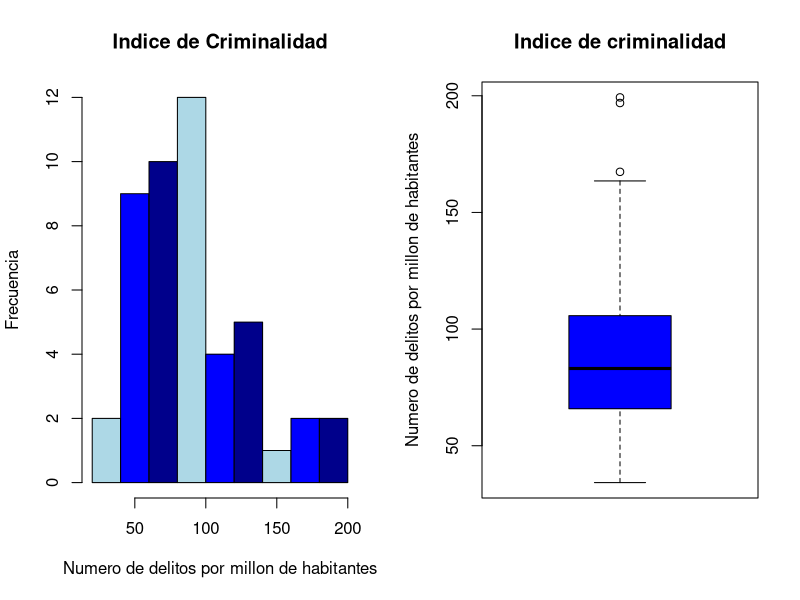
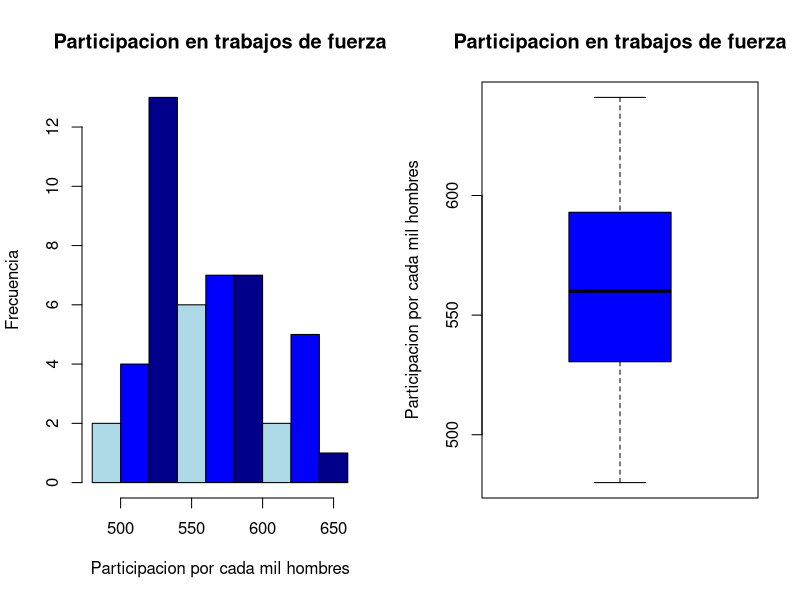
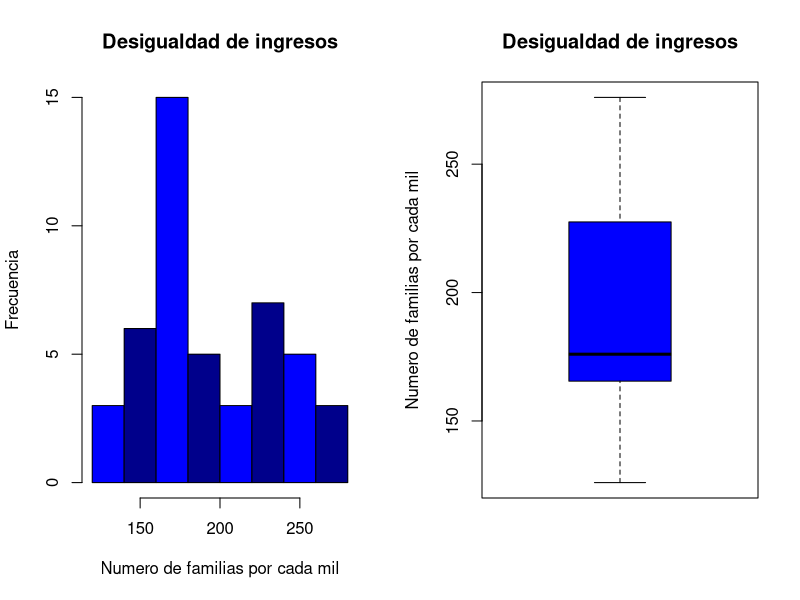
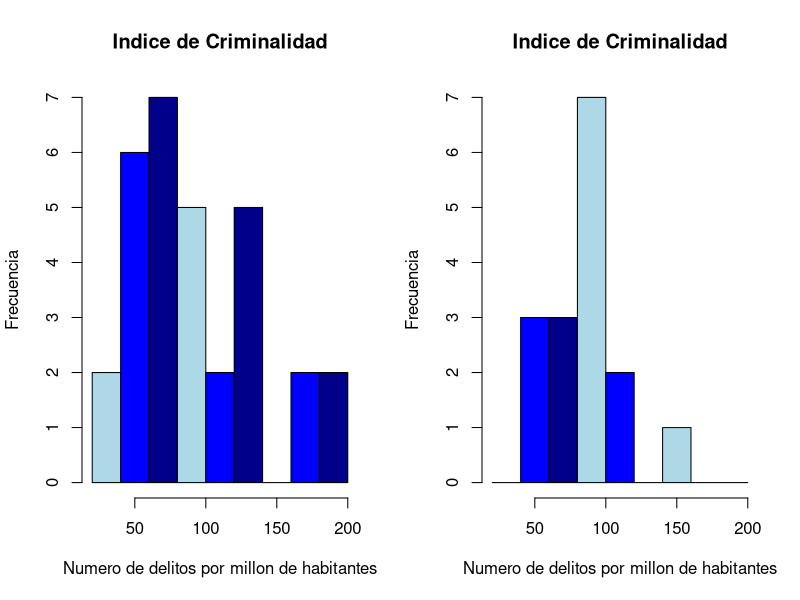
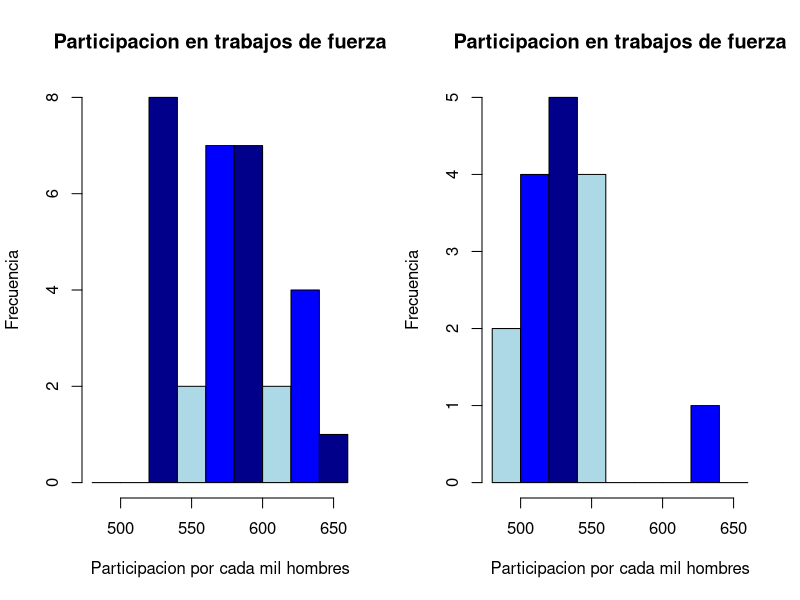
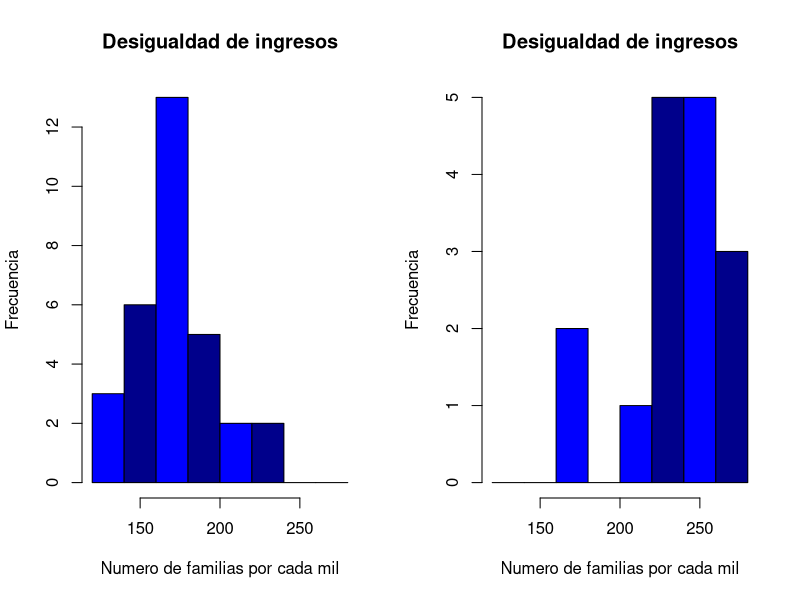
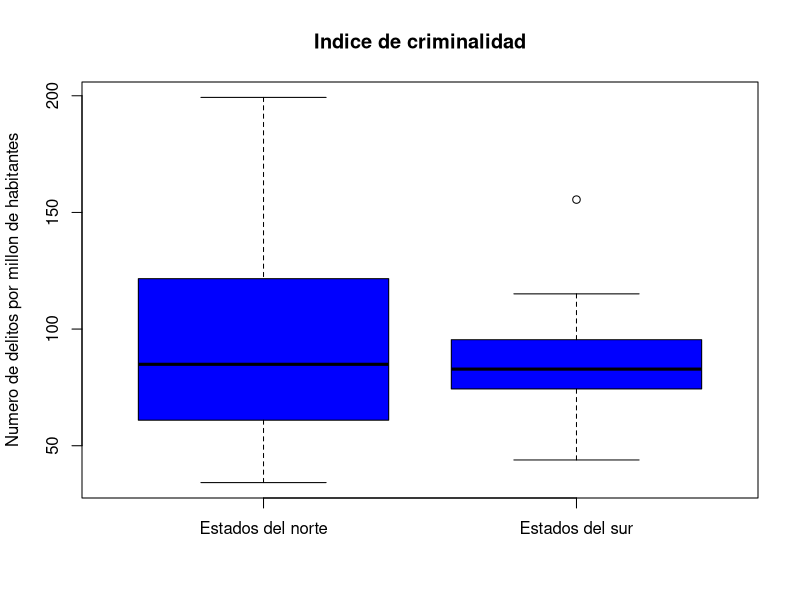
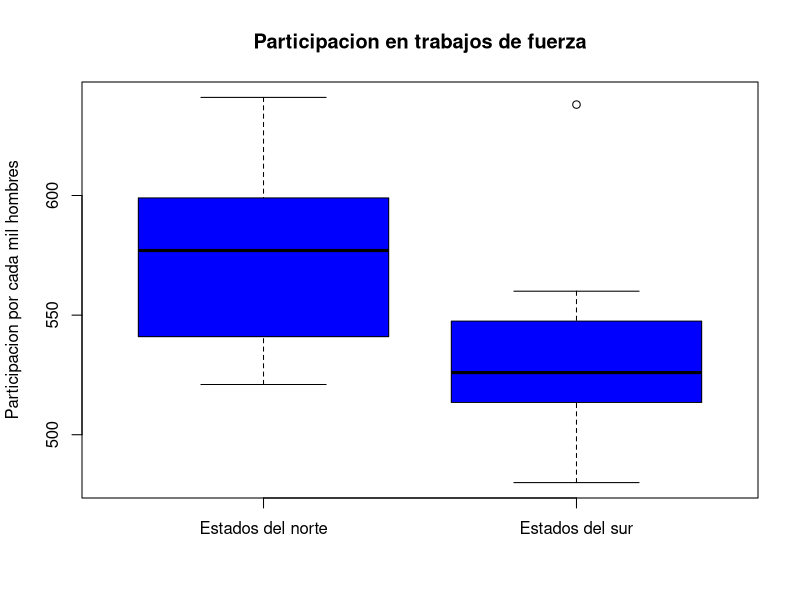

The R source for these figures, in order:
# Laboratorio 1
# Estadistica Para Ingenieros
# Francisco Sucre 10-10717
# José Cipagauta 05-38040

#Primero, se necesitan los datos, attach para facil acceso despues.
data = read.table("IndiceCrim.dat", header = T)
attach(data)

#1

#R = Indice de criminalidad, numero de delitos conocidos por la policia por cada millon de habitantes.
summary(R) #Del summary obtenenos min, max, cuartiles, mediana, media
var(R) #Varianza
sd(R) #Desviacion estandar
range(R) #Rango
IQR(R) #Rango intercuartil

# Analisis: Con estos datos podemos ver en primer lugar que el indice de criminalidad
# es muy variante entre los estados, teniendo en cuenta que el maximo es 199, que la
# desviacion estandar sea 38 (casi un quarto del valor) indica que los valores estan
# muy dispersos. Si vemos ìel resto de las medidas podemos ver que 
# que los datos estan distribuidos de una manera relativamente uniforme, aunque si vemos
# el 3er cuartil podemos ver que el aumento es mayor despues de 105 hasta llegar en 190,
# Asi que podemos ver un diferencia notable en estos estados, una diferencia que si es
# causada por datos errados entonces afecta de manera grave al resto de las medidas.

#LF = Proporcion en participacion en trabajos de fuerza por cada mil hombres con edad 14-24.
summary(LF)
var(LF)
sd(LF)
range(LF)
IQR(LF)

# Analisis: En este caso podemos ver que los datos no se encuentran tan dispersos, ya que
# la desviacion estandar es mas pequeña en comparacion al maximo de los datos, los datos tambien
# tienen una distribucion relativamente uniforme, en el 75% de los estados no se llega a una 
# proporsicion de 600

#X = Desigualdad en ingresos, el numero de familias por mil que ganan por debajo de la mitad de la mediana de ingresos.
summary(X)
var(X)
sd(X)
range(X)
IQR(X)

# Analisis: Podemos ver que los datos no andan muy disperos ya que la desviacion
# estandar no se encuentra en una proporsicion tan eleveada comparada con el rango
# de los valores, tambien podemos ver que la mediana es algo distinta pero no es tanta la
# diferencia, podemos ver tambien que hay una distribucion relativamente uniforme en los datos,
# estando el 25% de las muestras por encima de 230 y 25% por debajo de 165

#2

#Mostrando dos graficos, histograma y boxplot de cada variable
#Considerando mostrar los datos etiquetados y coloreados para facil lectura
par(mfrow = c(1,2))
hist(R, main = "Indice de Criminalidad", xlab = "Numero de delitos por millon de habitantes", ylab = "Frecuencia", col = c("lightblue","blue","darkblue"))
boxplot(R, main = "Indice de criminalidad", ylab = "Numero de delitos por millon de habitantes", col = c("blue"))

hist(LF, main = "Participacion en trabajos de fuerza", xlab = "Participacion por cada mil hombres", ylab = "Frecuencia", col = c("lightblue","blue","darkblue"))
boxplot(LF, main = "Participacion en trabajos de fuerza", ylab = "Participacion por cada mil hombres", col = c("blue"))

hist(X, main = "Desigualdad de ingresos", xlab = "Numero de familias por cada mil", ylab = "Frecuencia", col = c("blue","darkblue"))
boxplot(X, main = "Desigualdad de ingresos", ylab = "Numero de familias por cada mil", col = c("blue"))

#3

#Mostrando ambos graficos lado a lado para facil comparacion
#Creando los breakpoints para el histograma, se necesitan los mismos para poder ser comparables
breakpoints <- c(20,40,60,80,100,120,140,160,180,200)
hist(R[S==0], breaks = breakpoints, main = "Indice de Criminalidad", xlab = "Numero de delitos por millon de habitantes", ylab = "Frecuencia", col = c("lightblue","blue","darkblue"))
hist(R[S==1], breaks = breakpoints, main = "Indice de Criminalidad", xlab = "Numero de delitos por millon de habitantes", ylab = "Frecuencia", col = c("lightblue","blue","darkblue"))

#Nuevos breakpoints para nuevos datos
breakpoints <- c(480,500,520,540,560,580,600,620,640,660)
hist(LF[S==0], breaks = breakpoints, main = "Participacion en trabajos de fuerza", xlab = "Participacion por cada mil hombres", ylab = "Frecuencia", col = c("lightblue","blue","darkblue"))
hist(LF[S==1], breaks = breakpoints, main = "Participacion en trabajos de fuerza", xlab = "Participacion por cada mil hombres", ylab = "Frecuencia", col = c("lightblue","blue","darkblue"))

#De nuevo, nuevos datos, nuevos breakpoints
breakpoints <- c(120,140,160,180,200,220,240,260,280)
hist(X[S==0], breaks = breakpoints, main = "Desigualdad de ingresos", xlab = "Numero de familias por cada mil", ylab = "Frecuencia", col = c("blue","darkblue"))
hist(X[S==1], breaks = breakpoints, main = "Desigualdad de ingresos", xlab = "Numero de familias por cada mil", ylab = "Frecuencia", col = c("blue","darkblue"))

#Ahora mostrando los boxplots en una misma grafica para facil comparacion
par(mfrow = c(1,1))
boxplot(R[S==0], R[S==1], main = "Indice de criminalidad", ylab = "Numero de delitos por millon de habitantes", names = c("Estados del norte", "Estados del sur"), col = c("blue"))
boxplot(LF[S==0], LF[S==1], main = "Participacion en trabajos de fuerza", ylab = "Participacion por cada mil hombres", names = c("Estados del norte", "Estados del sur"), col = c("blue"))
boxplot(X[S==0], X[S==1], main = "Desigualdad de ingresos", ylab = "Numero de familias por cada mil", names = c("Estados del norte", "Estados del sur"), col = c("blue"))
